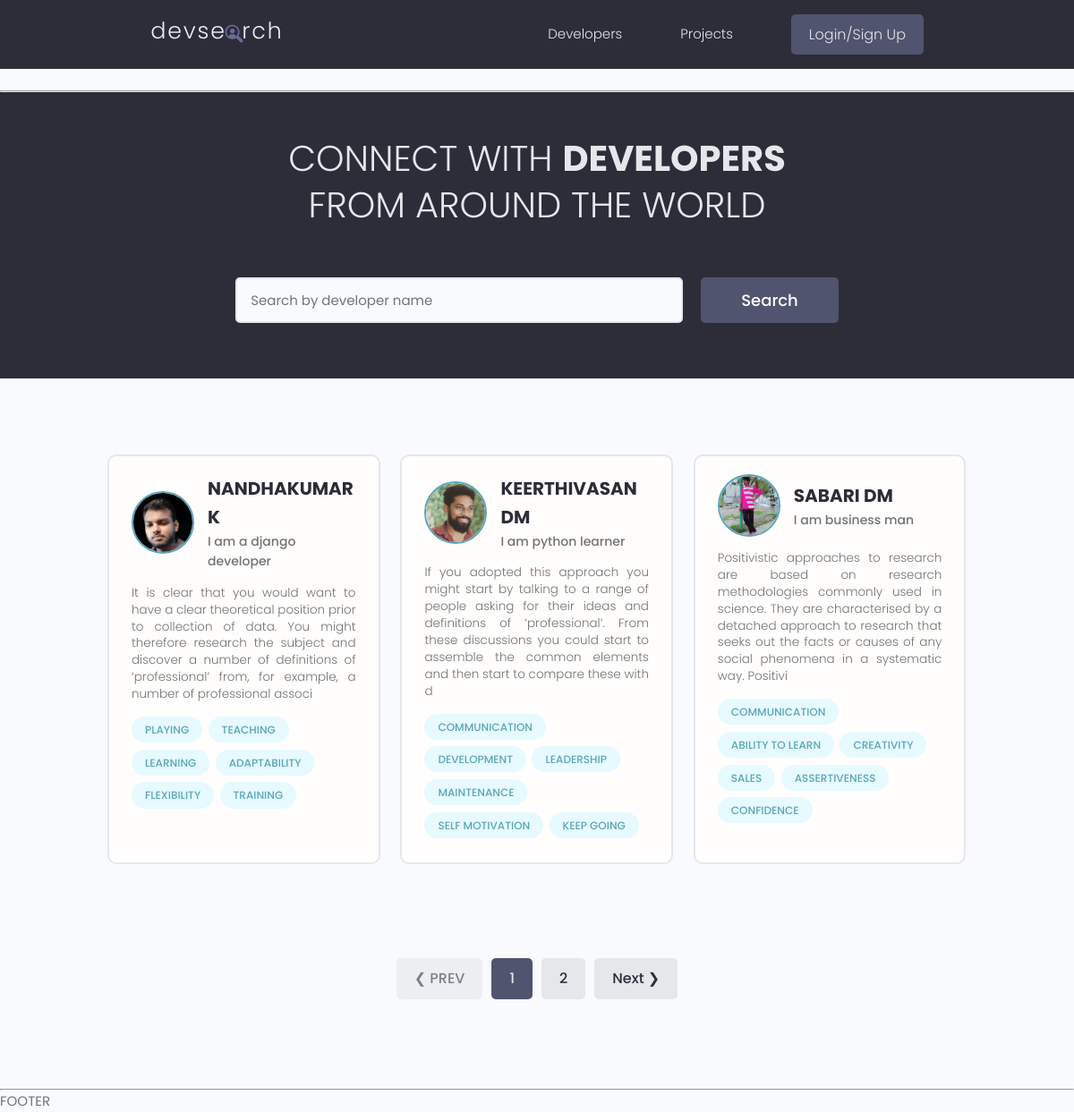
The page / on the database its author committed.
### users/models.py (models this page shows, shortened)
class Profile(models.Model):
    user = models.OneToOneField(User,on_delete=models.CASCADE,null=True,blank=True)
    name = models.CharField(max_length=200)
    username = models.CharField(max_length=200,null=True,blank=True)
    email = models.EmailField(null=True,blank=True)
    profile_image = models.ImageField(upload_to='profiles',default='profiles/download.png',null=True,blank=True)
    short_intro = models.CharField(max_length=2000,null=True,blank=True)
    bio = models.TextField(null=True,blank=True)
    location = models.CharField(max_length=500,null=True,blank=True)
    social_github = models.CharField(max_length=2000,null=True,blank=True)
    social_twitter = models.CharField(max_length=2000,null=True,blank=True)
    social_youtube = models.CharField(max_length=2000,null=True,blank=True)
    social_linkedin = models.CharField(max_length=2000,null=True,blank=True)
    social_website = models.CharField(max_length=2000,null=True,blank=True)
    created = models.DateTimeField(auto_now_add=True)

class Skill(models.Model):
    owner = models.ForeignKey(Profile, on_delete=models.CASCADE,null=True,blank=True)
    name = models.CharField(max_length=200)
    description = models.TextField(null=True,blank=True)
    created = models.DateTimeField(auto_now_add=True)
    def __str__(self):
        return str(self.name)

### users/views.py (the view)
# urls.py: path('',views.profiles,name='all-profile'),
def profiles(request):
    profiles = searchProfiles(request)
    page_profiles,custom_range = paginateProfiles(request,profiles,3)
    context = {
        'profiles' : page_profiles,
        'custom_range': custom_range,
    }
    return render(request, 'users/all-profiles.html',context)

### users/utils.py (called while the page is built)
def searchProfiles(request):
    search_query = ''
    if request.GET.get('search_query'):
        search_query = request.GET.get('search_query')
    skills = Skill.objects.filter(name__icontains=search_query)
    profiles = Profile.objects.filter (
        Q(name__icontains=search_query) |
        Q(short_intro__icontains=search_query) |
        Q(skill__in = skills)).distinct()
    return profiles

def paginateProfiles(request, profiles, no_of_prof):
    paginator = Paginator(profiles,no_of_prof)
    page = request.GET.get('page')
    try:
        page_profiles = paginator.page(page)
    except PageNotAnInteger:
        page = 1
        page_profiles = paginator.page(page)
    except EmptyPage:
        page = paginator.num_pages
        page_profiles = paginator.page(page)
    leftIndex = int(page) - 2
    if leftIndex < 1:
        leftIndex = 1
    rightIndex = int(page) + 2
    if rightIndex > paginator.num_pages:
        rightIndex = paginator.num_pages + 1
    custom_range = range(leftIndex,rightIndex)
    return page_profiles, custom_range

### users/templates/users/all-profiles.html (shortened to what this page needs)
{% extends 'main.html' %}
{% block content %}
  <main class="home">
    <section class="hero-section text-center">
      <div class="container container--narrow">
        <div class="hero-section__box">
          <h2>CONNECT WITH <span>DEVELOPERS</span></h2>
          <h2>FROM AROUND THE WORLD</h2>
        </div>
        <div class="hero-section__search">
          <form class="form" action="" method="get">
            <div class="form__field">
              <input class="input input--text" id="formInput#search" type="text" name="search_query"
                placeholder="Search by developer name" value="{{request.GET.search_query}}" />
            </div>
            <input class="btn btn--sub btn--lg" type="submit" value="Search" />
          </form>
        </div>
      </div>
    </section>
    <section class="devlist">
      <div class="container">
        <div class="grid grid--three">
          {% for profile in profiles %}
          <div class="column card">
            <div class="dev">
              <a href="{% url 'users:single-profile' profile.id %}" class="card__body">
                <div class="dev__profile">
                  <img class="avatar avatar--md" src="{{profile.profile_image.url}}" alt="image" />
                  <div class="dev__meta">
                    <h3>{{profile.name}}</h3>
                    <h5>{{profile.short_intro|slice:60}}</h5>
                  </div>
                </div>
                <p class="dev__info">
                  {{profile.bio|slice:"250"}}
                </p>
                <div class="dev__skills">
                  {% for skill in profile.skill_set.all %}
                  <span class="tag tag--pill tag--main">
                    <small>{{skill}}</small>
                  </span>
                  {% endfor %}
                </div>
              </a>
            </div>
          </div>
          {% endfor %}
            </div>
          </div>
    </section>
    {% if profiles.has_other_pages %}
    <div class="pagination">
      <ul class="container">
        {% if profiles.has_previous %}
        <li><a href="?page={{profiles.previous_page_number}}&search_query={{request.GET.search_query}}" class="btn">&#10094; Prev</a></li>
        {% else %}
        <li><a href="" class="btn btn--disabled">&#10094; PREV</a></li>
        {% endif %}
        {% for page in custom_range %}
        {% if page == profiles.number %}
        <li><a href="?page={{page}}&search_query={{request.GET.search_query}}" class="btn btn--sub">{{page}}</a></li>
        {% else %}
        <li><a href="?page={{page}}&search_query={{request.GET.search_query}}" class="btn">{{page}}</a></li>
        {% endif %}
        {% endfor %}
        {% if profiles.has_next %}
        <li><a href="?page={{profiles.next_page_number}}&search_query={{request.GET.search_query}}" class="btn">Next  &#10095;</a></li>
        {% else %}
        <li><a href="" class="btn btn--disabled"> NEXT &#10095; </a></li>
        {% endif %}
        </ul>
    </div>
    {% endif %}
  </main>
  {% endblock %}

### static/styles/app.css (style rules this page uses)
:root { --color-sub: #2d2d39; }
.btn--sub { background-color: var(--color-sub-light); }
.card { border: 2px solid var(--color-light); }
img { width: 100%; }
.hero-section { height: 40vh; display: flex; align-items: center; background-color: var(--color-sub); }
.hero-section__box { margin-bottom: 4rem; }
.hero-section__box > h2, .hero-section__box > h2 > span { font-size: 4rem; color: var(--color-light); line-height: 1.3; text-transform: uppercase; }
.hero-section__box > h2 { font-weight: 300; }
.hero-section__box > h2 > span { font-weight: 700; }
.hero-section__search > .form { display: flex; align-items: center; justify-content: center; gap: 2rem; }
.hero-section__search > .form input.input--text { width: 50rem; }
.devlist { margin-top: 8rem; }
.devlist .grid { align-items: stretch; }
.devlist .dev .dev__profile { display: flex; align-items: center; gap: 1.5rem; }
.devlist .dev .dev__meta h3 { color: var(--color-sub); font-size: 2rem; font-weight: 700; }
.devlist .dev .dev__meta h5 { color: var(--color-text); font-size: 1.4rem; font-weight: 500; }
.devlist .dev .dev__info { margin: 1.5rem 0; font-size: 1.35rem; line-height: 1.4; text-align: justify; }
.pagination { margin-top: 8rem; margin-bottom: 10rem; }
.pagination > ul { flex-wrap: wrap; list-style: none; display: flex; align-items: center; justify-content: center; gap: 1rem; }
.pagination .btn { color: var(--color-sub); }
.pagination .btn.btn--sub { color: var(--color-light); }

### static/uikit/styles/modules/_variables.css (style rules this page uses)
:root { --color-main: #5aa5b9; --color-main-light: #e6faff; --color-sub: #3f4156; --color-sub-light: #51546e; --color-sub-lighter: #ededfd; --color-text: #737373; --color-gray: #8b8b8b; --color-light: #e5e7eb; --color-light-gray: #767676; --color-bg: #f8fafd; --color-white: #fffefd; --color-white-light: #f3f3f3; --color-success: #359e64; --color-success-bg: #def8e8; --color-error: #fc4b0b; --color-error-bg: #fff2ee; --font-base: 'Poppins', arial, helvetica, 'Segoe UI', roboto, ubuntu, sans-serif; --font-monospace: 'Fira Code', 'Courier New', courier, monospace; --font-regular: 300; --font-medium: 500; --font-bold: 700; --generic-shadow: 1px 1px 5px #00000010; --generic-transition: all 0.3s ease-in-out; }

### static/uikit/styles/modules/_base.css (style rules this page uses)
* { margin: 0; padding: 0; box-sizing: border-box; text-rendering: optimizeLegibility; color: inherit; font-size: inherit; }
html { font-size: 50%; }
@media only screen and (min-width: 480px) { html { font-size: 56.25%; } }
@media only screen and (min-width: 1200px) { html { font-size: 62.5%; } }
body { line-height: 1.6; font-weight: 400; font-size: 1.5rem; color: var(--color-text); background-color: var(--color-bg); min-height: 100vh; }

### static/uikit/styles/modules/_typography.css (style rules this page uses)
* { font-family: var(--font-base); }
h2 { font-size: 3.6rem; font-weight: var(--font-bold); }
h3 { font-size: 3.2rem; font-weight: var(--font-medium); }
h5 { font-size: 2.4rem; font-weight: var(--font-medium); }
h5, h6 { font-weight: var(--font-regular); }
p, span, strong { font-size: 1.6rem; color: var(--color-text); font-weight: var(--font-regular); }
a { padding-bottom: 2px; text-decoration: none; display: inline-block; color: var(--color-main); font-weight: var(--font-medium); }

### static/uikit/styles/modules/_utilities.css (style rules this page uses)
.container { width: 92%; max-width: 165rem; margin: 0 auto; box-sizing: border-box; }
.container--narrow { width: 92%; max-width: 120rem; }
@media screen and (min-width: 1000px) { .container { width: 90%; } }
@media screen and (min-width: 1000px) { .container--narrow { width: 85%; } }
@media screen and (min-width: 1200px) { .container { width: 80%; } }
@media screen and (min-width: 1200px) { .container--narrow { width: 72%; } }
.text-center { text-align: center; }

### static/uikit/styles/modules/_avatar.css (style rules this page uses)
.avatar { border-radius: 50%; border: 2px solid var(--color-main); object-fit: cover; }
.avatar--md { height: 7rem; width: 7rem; }

### static/uikit/styles/modules/_button.css (style rules this page uses)
.btn { display: inline-block; position: relative; cursor: pointer; background-color: var(--color-light); font-weight: var(--font-medium); color: var(--color-sub); text-decoration: none; padding: 1rem 2rem; border-radius: 0.5rem; border: none; width: -webkit-fit-content; width: -moz-fit-content; width: fit-content; height: -webkit-fit-content; height: -moz-fit-content; height: fit-content; font-size: 1.6rem; outline-width: 0; outline-color: transparent; -webkit-backface-visibility: hidden; backface-visibility: hidden; transition: all 0.3s ease-in-out; }
.btn:disabled, .btn--disabled { cursor: not-allowed; opacity: 0.6; }
.btn--sub { background-color: var(--color-sub); color: var(--color-white); }
.btn--lg { font-size: 1.8rem; padding: 1.2rem 4.5rem; }

### rows shown on the page
Profile: profile_image (picture), name "NANDHAKUMAR K", short_intro "I am a django developer", bio "It is clear that you would want to have a clear theoretical position prior to collection of data. You might therefore research the subject and discover a number of definitions of ‘professional’ from, for example, a number of professional associ"
Skill: name "PLAYING"
Skill: name "TEACHING"
Skill: name "LEARNING"
Skill: name "ADAPTABILITY"
Skill: name "FLEXIBILITY"
Skill: name "TRAINING"
Profile: profile_image (picture), name "KEERTHIVASAN DM", short_intro "I am python learner", bio "If you adopted this approach you might start by talking to a range of people asking for their ideas and definitions of ‘professional’. From these discussions you could start to assemble the common elements and then start to compare these with d"
Skill: name "COMMUNICATION"
Skill: name "DEVELOPMENT"
Skill: name "LEADERSHIP"
Skill: name "MAINTENANCE"
Skill: name "SELF MOTIVATION"
Skill: name "KEEP GOING"
Profile: profile_image (picture), name "SABARI DM", short_intro "I am business man", bio "Positivistic approaches to research are based on research methodologies commonly used in science. They are characterised by a detached approach to research that seeks out the facts or causes of any social phenomena in a systematic way. Positivi"
Skill: name "COMMUNICATION"
Skill: name "ABILITY TO LEARN"
Skill: name "CREATIVITY"
Skill: name "SALES"
Skill: name "ASSERTIVENESS"
Skill: name "CONFIDENCE"

### other values the page prints
{{ page }} "1"
{{ page }} "2"
